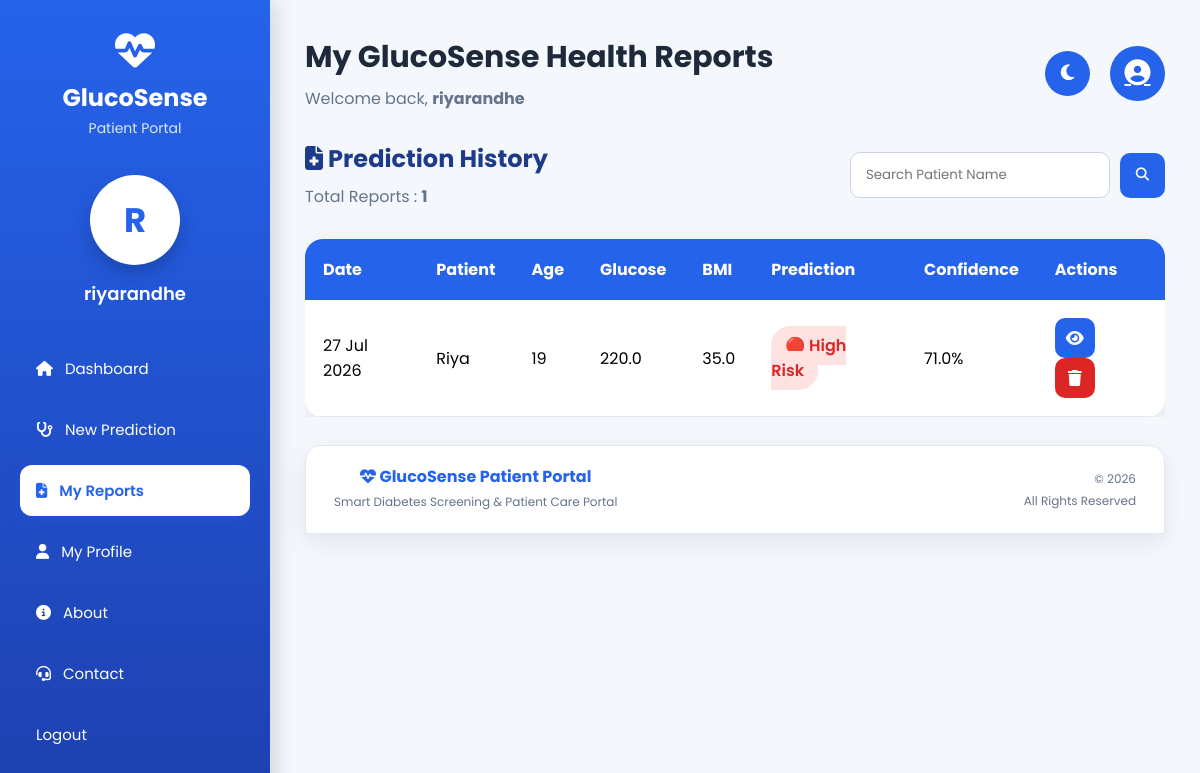
The app's page /history/ (signed in) with its own data.
### diabetes_app/models.py (models this page shows, shortened)
class Patient(models.Model):
    user = models.ForeignKey(
        User,
        on_delete=models.CASCADE
    )
    name = models.CharField(max_length=100)
    age = models.IntegerField()
    pregnancies = models.IntegerField()
    glucose = models.FloatField()
    blood_pressure = models.FloatField()
    skin_thickness = models.FloatField()
    insulin = models.FloatField()
    bmi = models.FloatField()
    diabetes_pedigree = models.FloatField()
    prediction = models.CharField(max_length=30)
    confidence = models.FloatField(default=0)   # 👈 Add this line
    created_at = models.DateTimeField(auto_now_add=True)

### diabetes_app/views.py (the view)
# urls.py: path("history/", views.history, name="history"),
@login_required(login_url='login')
def history(request):
    search = request.GET.get("search", "")
    patients = Patient.objects.filter(
        user=request.user
    ).order_by("-created_at")
    if search:
        patients = patients.filter(
            name__icontains=search
        )
    context = {
        "patients": patients,
        "search": search,
        "total": patients.count(),
    }
    return render(request, "history.html", context)

### diabetes_app/templates/history.html (shortened to what this page needs)
{% extends "base.html" %}
{% load static %}
{% block css %}
<link rel="stylesheet" href="{% static 'css/history.css' %}">
{% endblock %}
{% block page_title %}
My GlucoSense Health Reports
{% endblock %}
{% block content %}
<div class="history-header">
    <div>
        <h2>
            <i class="fa-solid fa-file-medical"></i>
            Prediction History
        </h2>
        <p>
            Total Reports :
            <strong>{{ total }}</strong>
        </p>
    </div>
    <form method="GET" class="search-box">
        <input
            type="text"
            name="search"
            value="{{ search }}"
            placeholder="Search Patient Name">
        <button type="submit">
            <i class="fa-solid fa-magnifying-glass"></i>
        </button>
    </form>
</div>
<div class="history-table">
<table>
<thead>
<tr>
    <th>Date</th>
    <th>Patient</th>
    <th>Age</th>
    <th>Glucose</th>
    <th>BMI</th>
    <th>Prediction</th>
    <th>Confidence</th>
    <th>Actions</th>
</tr>
</thead>
<tbody>
{% for patient in patients %}
<tr>
    <td>{{ patient.created_at|date:"d M Y" }}</td>
    <td>{{ patient.name }}</td>
    <td>{{ patient.age }}</td>
    <td>{{ patient.glucose }}</td>
    <td>{{ patient.bmi }}</td>
    <td>
        {% if patient.prediction == "Diabetic" %}
        <span class="danger">
            🔴 High Risk
        </span>
        {% else %}
        <span class="healthy">
            🟢 Healthy
        </span>
        {% endif %}
    </td>
    <td>
        {{ patient.confidence }}%
    </td>
    <td>
        <a href="{% url 'result' patient.id %}" class="view-btn">
            <i class="fa-solid fa-eye"></i>
        </a>
        <a href="{% url 'delete_report' patient.id %}"
           onclick="return confirm('Delete this report?')"
           class="delete-btn">
            <i class="fa-solid fa-trash"></i>
        </a>
    </td>
</tr>
{% endfor %}
</tbody>
</table>
</div>
{% endblock %}

### diabetes_app/templates/base.html (shortened to what this page needs)
{% load static %}
<!DOCTYPE html>
<html lang="en">
<head>
    <link rel="stylesheet" href="{% static 'css/base.css' %}">
    <link rel="stylesheet" href="{% static 'css/dark-mode.css' %}">
    <link rel="stylesheet"
    href="https://cdnjs.cloudflare.com/ajax/libs/font-awesome/6.7.2/css/all.min.css">
    {% block css %}
    {% endblock %}
</head>
<body>
<div class="container">
    <aside class="sidebar">
        <div class="logo">
            <i class="fa-solid fa-heart-pulse"></i>
            <h2>GlucoSense</h2>
            <span>Patient Portal</span>
        </div>
        <div class="user-box">
            <div class="avatar">
                {{ request.user.username|first|upper }}
            </div>
            <h3 class="patient-name">
    {% if request.user.first_name %}
        {{ request.user.first_name }} {{ request.user.last_name }}
    {% else %}
        {{ request.user.username|cut:"@gmail.com" }}
    {% endif %}
</h3>
        </div>
        <ul class="menu">
            <li>
    <a href="{% url 'dashboard' %}"
       class="{% if request.resolver_match.url_name == 'dashboard' %}active{% endif %}">
        <i class="fa-solid fa-house"></i>
        Dashboard
    </a>
</li>
<li>
    <a href="{% url 'predict' %}"
       class="{% if request.resolver_match.url_name == 'predict' %}active{% endif %}">
        <i class="fa-solid fa-stethoscope"></i>
        New Prediction
    </a>
</li>
<li>
    <a href="{% url 'history' %}"
       class="{% if request.resolver_match.url_name == 'history' %}active{% endif %}">
        <i class="fa-solid fa-file-medical"></i>
        My Reports
    </a>
</li>
<li>
    <a href="{% url 'profile' %}"
       class="{% if request.resolver_match.url_name == 'profile' %}active{% endif %}">
        <i class="fa-solid fa-user"></i>
        My Profile
    </a>
</li>
<li>
    <a href="{% url 'about' %}"
       class="{% if request.resolver_match.url_name == 'about' %}active{% endif %}">
        <i class="fa-solid fa-circle-info"></i>
        About
    </a>
</li>
<li>
    <a href="{% url 'contact' %}"
       class="{% if request.resolver_match.url_name == 'contact' %}active{% endif %}">
        <i class="fa-solid fa-headset"></i>
        Contact
    </a>
</li>
<li>
    <a href="#" onclick="confirmLogout()" class="logout-btn">
    Logout
</a>
</li>
        </ul>
    </aside>
    <main class="content">
        <header class="topbar">
            <div>
                <h1>
                    {% block page_title %}{% endblock %}
                </h1>
                <p>
                    Welcome back,
                    <strong>{{ request.user.username|cut:"@gmail.com" }}</strong>
                </p>
            </div>
            <div class="top-actions">
    <button id="theme-toggle" class="theme-toggle">
        <i class="fa-solid fa-moon"></i>
    </button>
    <a href="{% url 'profile' %}" class="top-profile">
    <i class="fa-solid fa-user-circle"></i>
</a>
</div>
        </header>
        <section class="page-content">
            {% block content %}
            {% endblock %}
        </section>
        <footer class="footer">
    <div class="footer-content">
        <div class="footer-left">
            <h3>
                <i class="fa-solid fa-heart-pulse"></i>
                GlucoSense Patient Portal
            </h3>
            <p>
                Smart Diabetes Screening & Patient Care Portal
            </p>
        </div>
        <div class="footer-right">
            <p>© 2026</p>
            <p>All Rights Reserved</p>
        </div>
    </div>
</footer>
    </main>
</div>
</body>
</html>

### diabetes_app/static/css/base.css (style rules this page uses)
* { margin:0; padding:0; box-sizing:border-box; font-family:'Poppins',sans-serif; }
body { background:#F4F8FC; }
.container { display:flex; min-height:100vh; }
.sidebar { width:270px; background:linear-gradient(180deg,#2563EB,#1E40AF); color:white; display:flex; flex-direction:column; padding:30px 20px; position:fixed; left:0; top:0; bottom:0; box-shadow:5px 0 20px rgba(0,0,0,.15); }
.logo { text-align:center; margin-bottom:35px; }
.logo i { font-size:40px; margin-bottom:10px; }
.logo h2 { font-size:24px; font-weight:700; }
.logo span { font-size:14px; color:#DBEAFE; }
.user-box { text-align:center; margin-bottom:35px; width:100%; overflow:hidden; }
.avatar { width:90px; height:90px; border-radius:50%; background:white; color:#2563EB; margin:auto; display:flex; align-items:center; justify-content:center; font-size:34px; font-weight:700; margin-bottom:15px; box-shadow:0 8px 18px rgba(0,0,0,.18); }
.user-box h3 { font-size:18px; font-weight:600; color:white; margin-top:10px; margin-bottom:5px; word-break:break-word; }
.menu { list-style:none; }
.menu li { margin-bottom:10px; }
.menu a { display:flex; align-items:center; gap:12px; color:white; text-decoration:none; padding:14px 16px; border-radius:12px; transition:.3s; font-size:15px; }
.content { margin-left:270px; flex:1; padding:35px; }
.topbar { display:flex; justify-content:space-between; align-items:center; margin-bottom:30px; }
.topbar h1 { color:#1E293B; font-size:30px; }
.topbar p { color:#64748B; margin-top:6px; }
.top-profile { width:55px; height:55px; border-radius:50%; background:#2563EB; display:flex; justify-content:center; align-items:center; color:white; font-size:26px; }
table { width:100%; border-collapse:collapse; background:white; border-radius:15px; overflow:hidden; }
thead { background:#2563EB; color:white; }
th,td { padding:15px; text-align:left; }
tbody tr { border-bottom:1px solid #E5E7EB; }
footer { text-align:center; color:#64748B; margin-top:40px; padding-top:20px; }
.top-actions { display:flex; align-items:center; gap:20px; }
.theme-toggle { width:45px; height:45px; border:none; border-radius:50%; background:#2563EB; color:white; font-size:18px; cursor:pointer; transition:.3s; display:flex; justify-content:center; align-items:center; }
.footer { margin-top:40px; background:#FFFFFF; color:#1E293B; border:1px solid #E2E8F0; border-radius:18px; padding:25px 35px; box-shadow:0 8px 25px rgba(0,0,0,.08); }
.footer-content { display:flex; justify-content:space-between; align-items:center; flex-wrap:wrap; gap:25px; }
.footer-left h3 { color:#2563EB; }
.footer-left p, .footer-center p, .footer-right p { color:#64748B; margin:4px 0; }
.footer-right { text-align:right; }
.menu a.active { background:white; color:#2563EB; font-weight:600; box-shadow:0 5px 15px rgba(37,99,235,.25); }
.menu a.active i { color:#2563EB; }
.page-content { width:100%; overflow-x:hidden; }
.footer { margin-top:28px!important;padding:18px 28px!important;border-radius:16px 16px 0 0!important }
.footer-content { min-height:44px!important }
.footer-left h3 { font-size:16px!important;margin:0 0 4px!important }
.footer-left p,.footer-right p { font-size:12px!important }

### diabetes_app/static/css/dark-mode.css (style rules this page uses)
body, .sidebar, .content, .card, .summary-card, .profile-card, .report-card, .chart-card, .btn, input, textarea, select { transition:all .3s ease; }

### records on screen
Patient: created_at "27 Jul 2026", name "Riya", age "19", glucose "220.0", bmi "35.0", prediction "🔴 High Risk", confidence "71.0"

### other values on screen
{{ request.user.username|first|upper }} "R"
{{ request.user.username|cut:"@gmail.com" }} "riyarandhe"
{{ total }} "1"
